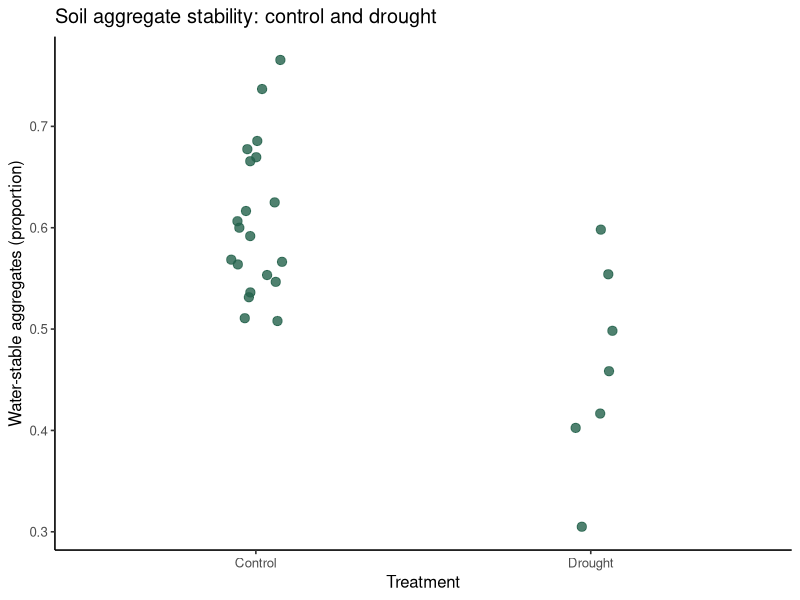
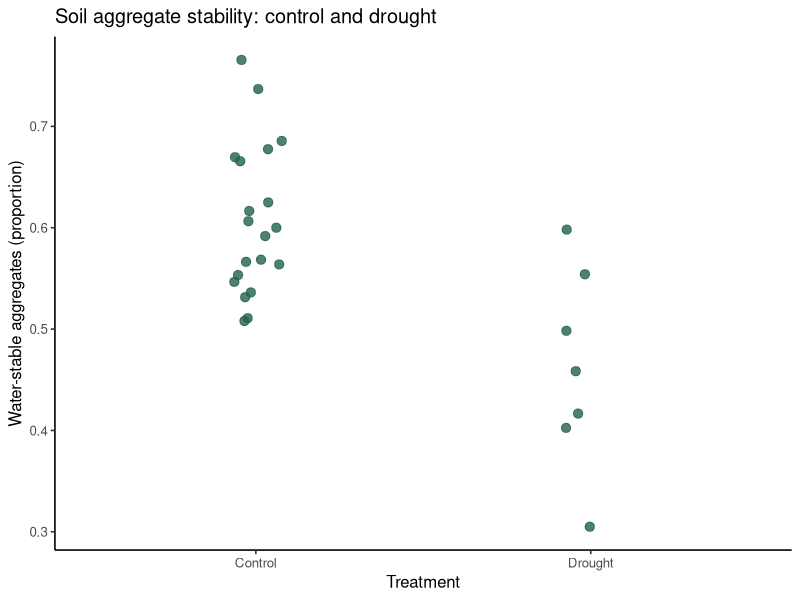

The R script that drew these images, in order:
# Day 1: complete reference workflow
# Run inside the extracted ABV_Day1 project folder.
# Attempt the tutorial tasks before using this reference.

getwd()
list.files()
file.exists("MultiFactor_data.csv")
library(ggplot2)

# Practice values are invented; they are not observations from the dataset.
sample_count <- 4
practice_wsa <- c(0.40, 0.50, 0.60, 0.70)
mean(practice_wsa)
length(practice_wsa)
practice_wsa > 0.50
practice_wsa[practice_wsa > 0.50]

# Import and inspect the unchanged source dataset.
soil_data <- read.csv("MultiFactor_data.csv")
head(soil_data)
dim(soil_data)
names(soil_data)
str(soil_data)
summary(soil_data$WSA)
unique(soil_data$remark)

# Select drought alone, not all combinations that contain drought.
control_data <- soil_data[soil_data$remark == "CT", ]
drought_data <- soil_data[soil_data$remark == "D", ]
nrow(control_data)
nrow(drought_data)
day1_data <- rbind(control_data, drought_data)
day1_data <- day1_data[, c("remark", "WSA", "Decom", "PH")]
table(day1_data$remark)
nrow(day1_data)
names(day1_data)

# Treat the treatment label as a categorical variable.
day1_data$remark <- factor(day1_data$remark, levels = c("CT", "D"))
str(day1_data)
sum(is.na(day1_data$WSA))
sum(is.na(soil_data$WSA))

# Invented missing-value example; the real data remain unchanged.
practice_missing <- c(0.50, NA, 0.70)
mean(practice_missing)
mean(practice_missing, na.rm = TRUE)
sum(!is.na(practice_missing))

# Require an observed response for the WSA description.
day1_wsa <- day1_data[!is.na(day1_data$WSA), ]
nrow(day1_data) - nrow(day1_wsa)
table(day1_wsa$remark)
sum(complete.cases(soil_data))
sum(!is.na(soil_data$WSA))

mean_control <- mean(day1_wsa$WSA[day1_wsa$remark == "CT"])
mean_drought <- mean(day1_wsa$WSA[day1_wsa$remark == "D"])
mean_control
mean_drought
mean_drought - mean_control

set.seed(1)
wsa_plot <- ggplot(day1_wsa, aes(x = remark, y = WSA)) +
  geom_jitter(width = 0.08, height = 0,
              size = 2.8, alpha = 0.8, colour = "#24624b") +
  scale_x_discrete(labels = c(CT = "Control", D = "Drought")) +
  labs(x = "Treatment",
       y = "Water-stable aggregates (proportion)",
       title = "Soil aggregate stability: control and drought") +
  theme_classic(base_size = 12)
wsa_plot

dir.create("outputs", showWarnings = FALSE)
write.csv(day1_wsa, "outputs/Day1_CT_D_WSA.csv", row.names = FALSE)
ggsave("outputs/Day1_CT_D_WSA.png", plot = wsa_plot,
       width = 7, height = 4.5, dpi = 300)
list.files("outputs")

# Describe the figure in your own words and connect it to your prediction.
# The group difference here is descriptive. Evaluate uncertainty on Day 2.
